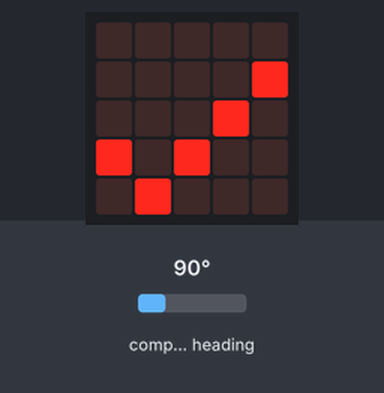
The program below on a simulated BBC micro:bit (MakeCode). On the bench: the board's 5×5 LED display. Inputs (shaded band) come from the test bench; at power-on: compass heading 90°. The compass is already calibrated.

Above: at 0.1 s.
1.9 s: compass heading set to 49°
3.4 s: compass heading set to 41°
At 4.6 s:
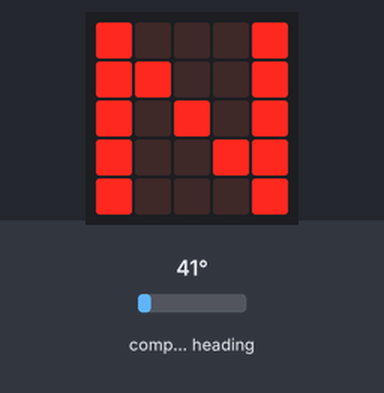
4.9 s: compass heading set to 90°
At 6.1 s:
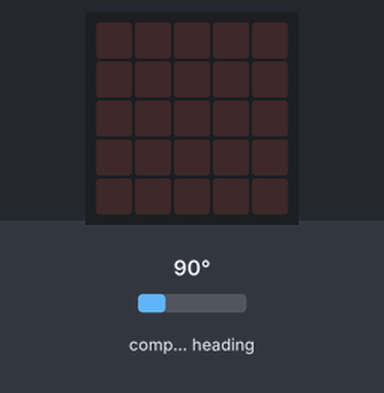
6.4 s: compass heading set to 7°
At 6.9 s:
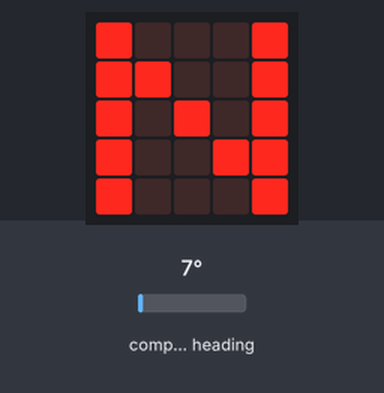
Timing chart, 0 to 8.9 s (numbered marks = the images above; inputs shaded):
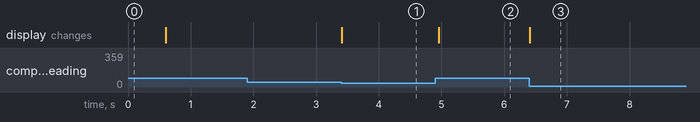

Measured:
- the behaviour switches between 45 and 44° on compass heading (found by bisection; images 0 and 1)
- after the input at 1.9 s, every drawn part: stays the same
- after the input at 3.4 s, the display: changes at once (image 1)
- after the input at 4.9 s, the display: changes after 0.05 s (image 2)
- after the input at 6.4 s, the display: changes at once (image 3)

The program:

main.ts
```typescript
function 北を向いているか (方角: number) {
    if (0 <= 方角 && 方角 < 45) {
        return 1
    } else if (315 <= 方角 && 方角 < 360) {
        return 1
    } else {
        return 0
    }
}
let 方角 = 0
basic.showIcon(IconNames.Yes)
basic.forever(function () {
    方角 = input.compassHeading()
    if (北を向いているか(方角) == 1) {
        basic.showString("N")
    } else {
        basic.clearScreen()
    }
})
```

test.ts
```typescript
// テストはここに来ます。このパッケージが拡張機能として使用されるときにはコンパイルされません。
```
